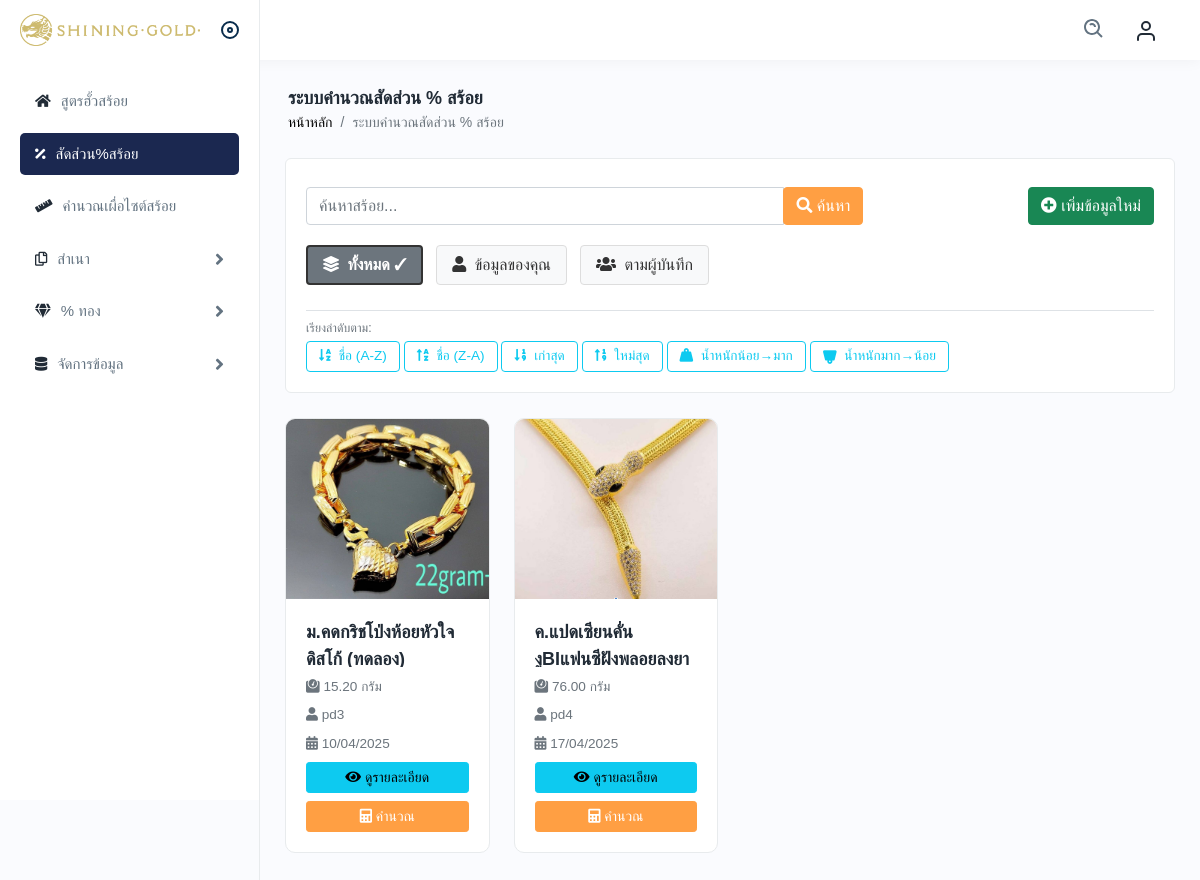
The app's page /per_necklace_calculator_index.php (signed in), older data.
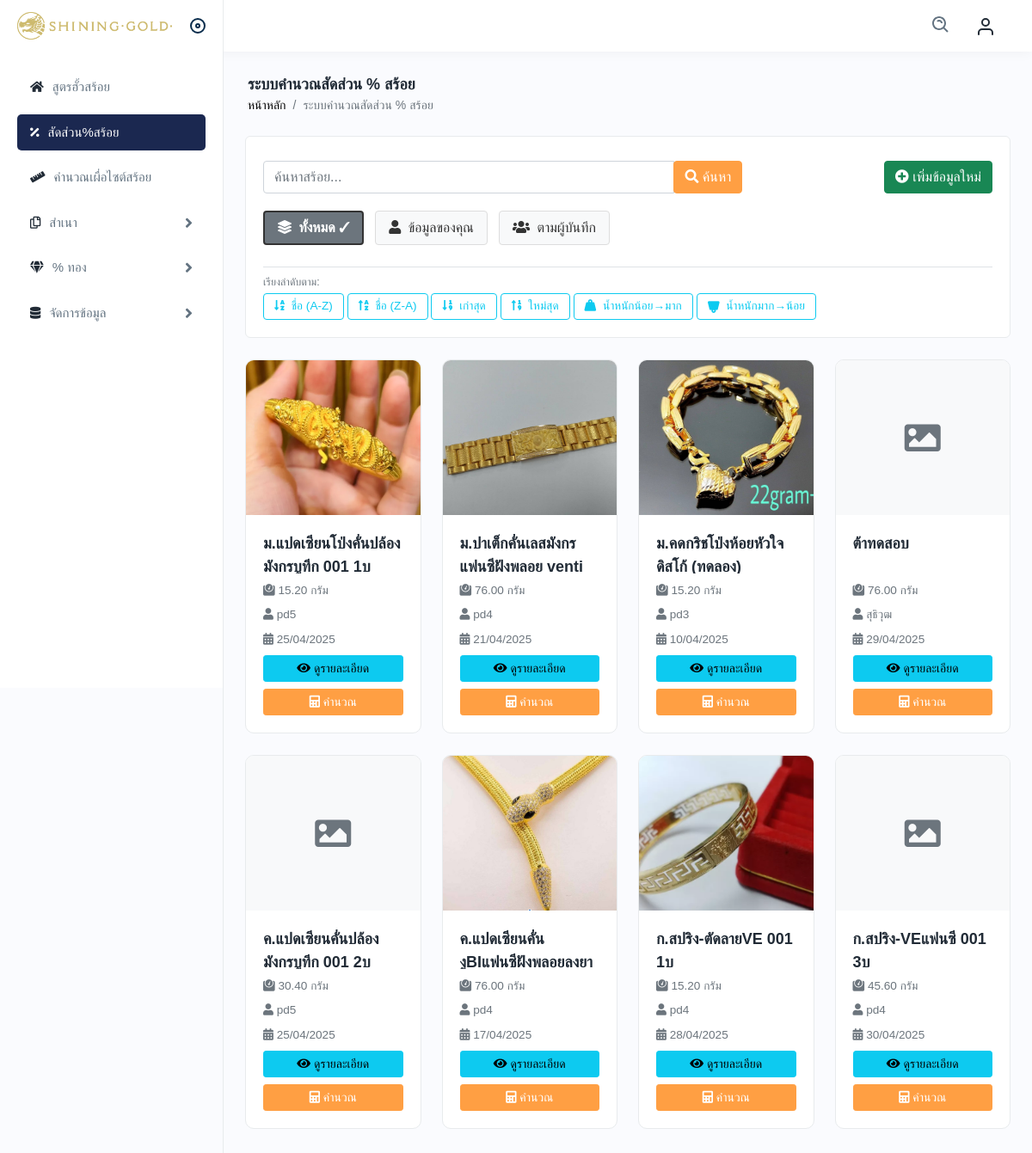
The same page, newer data.
### tables this page shows
CREATE TABLE `percent_necklace` (
  `pn_id` int NOT NULL,
  `pn_name` varchar(255) NOT NULL,
  `pn_grams` decimal(10,2) NOT NULL,
  `image` varchar(255) DEFAULT NULL,
  `users_id` int DEFAULT NULL,
  `pn_status` enum('master','copy') NOT NULL,
  `updated_at` timestamp NOT NULL DEFAULT CURRENT_TIMESTAMP
);

CREATE TABLE `users` (
  `users_id` int UNSIGNED NOT NULL,
  `first_name` varchar(50) NOT NULL,
  `last_name` varchar(50) NOT NULL,
  `username` varchar(50) NOT NULL,
  `password` varchar(255) NOT NULL,
  `users_level` enum('User','Admin') NOT NULL,
  `users_depart` varchar(30) NOT NULL,
  `users_status` enum('Enable','Disable') NOT NULL
);

### functions/management_percent_necklace.php (called while the page is built, shortened)
<?php
function get_percent_necklace($pdo)
{
    $sql = "SELECT pn.pn_id, pn.pn_name, pn.pn_grams, pn.image, u.first_name, pn.users_id, updated_at
        FROM percent_necklace pn
        LEFT JOIN users u ON pn.users_id = u.users_id
        WHERE pn.pn_status = 'master'
        ORDER BY pn.pn_name DESC";
    $stmt = $pdo->prepare($sql);
    $stmt->execute();
    return $stmt->fetchAll(PDO::FETCH_ASSOC);
}

### per_necklace_calculator_index.php (the view, shortened to what this page needs)
<?php
require 'config/db_connect.php';
require 'functions/management_percent_necklace.php';
$percent_necklaces = get_percent_necklace($pdo);
?>
<!DOCTYPE html>
<html lang="en">
<head>
    <link rel="stylesheet" href="assets/css/bootstrap.min.css" />
    <link rel="stylesheet" href="assets/css/animate.css" />
    <link rel="stylesheet" href="assets/plugins/fontawesome/css/fontawesome.min.css" />
    <link rel="stylesheet" href="assets/plugins/fontawesome/css/all.min.css" />
    <link rel="stylesheet" href="assets/plugins/select2/css/select2.min.css">
    <link rel="stylesheet" href="assets/css/dataTables.bootstrap4.min.css">
    <link rel="stylesheet" href="assets/css/style.css" />
    <link rel="stylesheet" href="https://cdn.jsdelivr.net/npm/sweetalert2@11/dist/sweetalert2.min.css" />
    <link rel="stylesheet" href="https://cdnjs.cloudflare.com/ajax/libs/bootstrap-datepicker/1.9.0/css/bootstrap-datepicker.min.css" />
</head>
<body>
    <div class="main-wrapper">
        <?php include 'include/header.php'; ?>
        <?php include 'include/sidebar.php'; ?>
        <div class="page-wrapper">
            <div class="content container-fluid">
                <div class="page-header">
                    <div class="row">
                        <div class="col">
                            <h3 class="page-title">ระบบคำนวณสัดส่วน % สร้อย</h3>
                            <ul class="breadcrumb">
                                <li class="breadcrumb-item"><a href="index.php">หน้าหลัก</a></li>
                                <li class="breadcrumb-item active">ระบบคำนวณสัดส่วน % สร้อย</li>
                            </ul>
                        </div>
                    </div>
                </div>
                <div class="card">
                    <div class="card-body">
                        <div class="search-container">
                            <div class="row">
                                <div class="col-md-8 mt-2">
                                    <div class="input-group">
                                        <input type="text" class="form-control" id="searchInput" placeholder="ค้นหาสร้อย...">
                                        <div class="input-group-append">
                                            <button class="btn btn-primary" type="button">
                                                <i class="fas fa-search"></i> ค้นหา
                                            </button>
                                        </div>
                                    </div>
                                </div>
                                <div class="col-md-4 mt-2 text-end">
                                    <a href="percent_necklace_management.php" class="btn btn-success">
                                        <i class="fas fa-plus-circle"></i> เพิ่มข้อมูลใหม่
                                    </a>
                                </div>
                            </div>
                        </div>
                        <div class="filter-buttons">
                            <button class="btn btn-outline-secondary btn-filter active" data-filter="all">
                                <i class="fas fa-layer-group me-1"></i> ทั้งหมด
                            </button>
                            <button class="btn btn-outline-secondary btn-filter" data-filter="your">
                                <i class="fas fa-user me-1"></i> ข้อมูลของคุณ
                            </button>
                            <button class="btn btn-outline-secondary btn-filter" data-filter="by-creator">
                                <i class="fas fa-users me-1"></i> ตามผู้บันทึก
                            </button>
                        </div>
                        <div class="border-top my-2 mt-2 w-100"></div>
                        <div class="w-100 mb-1 text-secondary small">เรียงลำดับตาม:</div>
                        <button class="btn btn-outline-info btn-sort" data-sort="name-asc">
                            <i class="fas fa-sort-alpha-down me-1"></i> ชื่อ (A-Z)
                        </button>
                        <button class="btn btn-outline-info btn-sort" data-sort="name-desc">
                            <i class="fas fa-sort-alpha-up me-1"></i> ชื่อ (Z-A)
                        </button>
                        <button class="btn btn-outline-info btn-sort" data-sort="date-asc">
                            <i class="fas fa-sort-numeric-down me-1"></i> เก่าสุด
                        </button>
                        <button class="btn btn-outline-info btn-sort" data-sort="date-desc">
                            <i class="fas fa-sort-numeric-up me-1"></i> ใหม่สุด
                        </button>
                        <button class="btn btn-outline-info btn-sort" data-sort="grams-asc">
                            <i class="fas fa-weight-hanging me-1"></i> น้ำหนักน้อย→มาก
                        </button>
                        <button class="btn btn-outline-info btn-sort" data-sort="grams-desc">
                            <i class="fas fa-weight-hanging fa-flip-vertical me-1"></i> น้ำหนักมาก→น้อย
                        </button>
                    </div>
                </div>
                <div class="row" id="necklaceContainer">
                    <?php foreach ($percent_necklaces as $necklace) : ?>
                        <div class="col-md-3 col-sm-6 necklace-item" data-name="<?php echo htmlspecialchars($necklace['pn_name']); ?>" data-date="<?php echo $necklace['updated_at']; ?>" data-creator="<?php echo $necklace['users_id']; ?>" data-grams="<?php echo $necklace['pn_grams']; ?>">
                            <div class="card necklace-card">
                                <div class="card-img-container">
                                    <?php if (!empty($necklace['image'])) : ?>
                                        <img src="uploads/img/percent_necklace/<?php echo htmlspecialchars($necklace['image']); ?>" class="card-img-top" alt="<?php echo htmlspecialchars($necklace['pn_name']); ?>" onclick="showFullImage('uploads/img/percent_necklace/<?php echo htmlspecialchars($necklace['image']); ?>', '<?php echo htmlspecialchars($necklace['pn_name']); ?>')">
                                    <?php else : ?>
                                        <div class="no-image">
                                            <i class="fas fa-image fa-3x"></i>
                                        </div>
                                    <?php endif; ?>
                                </div>
                                <div class="card-body">
                                    <h5 class="card-title necklace-title"><?php echo htmlspecialchars($necklace['pn_name']); ?></h5>
                                    <div class="card-text">
                                        <div class="meta-info mb-2">
                                            <i class="fas fa-weight"></i> <?php echo number_format(floatval($necklace['pn_grams']), 2); ?> กรัม
                                        </div>
                                        <div class="meta-info mb-2">
                                            <i class="fas fa-user"></i> <?php echo htmlspecialchars($necklace['first_name'] ?? 'ไม่ระบุ'); ?>
                                        </div>
                                        <div class="meta-info mb-2">
                                            <i class="fas fa-calendar-alt"></i> <?php echo date('d/m/Y', strtotime($necklace['updated_at'])); ?>
                                        </div>
                                        <div class="d-grid gap-2">
                                            <button class="btn btn-info btn-sm" onclick="viewPercent(<?php echo $necklace['pn_id']; ?>)">
                                                <i class="fas fa-eye"></i> ดูรายละเอียด
                                            </button>
                                            <a href="percent_necklace.php?pn_id=<?php echo $necklace['pn_id']; ?>" class="btn btn-primary btn-sm">
                                                <i class="fas fa-calculator"></i> คำนวณ
                                            </a>
                                        </div>
                                    </div>
                                </div>
                            </div>
                        </div>
                    <?php endforeach; ?>
                </div>
            </div>
        </div>
    </div>
</body>
</html>

### include/header.php (shortened to what this page needs)
<div class="header">
    <div class="header-left ">
        <a href="index.php" class="logo"><img src="assets/img/logo.png" alt="" /></a>
        <a id="toggle_btn" href="javascript:void(0);"> </a>
    </div>
    <ul class="nav user-menu">
        <li class="nav-item">
            <div class="top-nav-search">
                <form action="search.php" method="post">
                    <button class="btn" id="searchdiv" type="submit"><img src="assets/img/icons/search.svg" alt="img"></button>
                </form>
            </div>
        </li>
        <?php if (isset($_SESSION['recipenecklace_users_id'])): ?>
            <li class="nav-item dropdown has-arrow main-drop">
                <a href="javascript:void(0);" class="dropdown-toggle nav-link userset" data-bs-toggle="dropdown">
                    <span class="user-img">
                        <i class="me-2" data-feather="user"></i>
                    </span>
                </a>
            </li>
        <?php endif; ?>
    </ul>
</div>

### include/sidebar.php (shortened to what this page needs)
<div class="sidebar" id="sidebar">
    <div class="sidebar-inner slimscroll">
        <div id="sidebar-menu" class="sidebar-menu">
            <ul>
                <li>
                    <a href="index.php">
                        <i class="fas fa-home"></i>
                        <span>สูตรฮั้วสร้อย</span>
                    </a>
                </li>
                <li>
                    <a href="per_necklace_calculator_index.php">
                        <i class="fas fa-percentage"></i>
                        <span>สัดส่วน%สร้อย</span>
                    </a>
                </li>
                <li>
                    <a href="incaseofsize.php">
                        <i class="fas fa-ruler"></i>
                        <span>คำนวณเผื่อไซต์สร้อย</span>
                    </a>
                </li>
                <li class="submenu">
                    <a href="javascript:void(0);">
                        <i class="far fa-copy"></i>
                        <span>สำเนา</span>
                        <span class="menu-arrow"></span>
                    </a>
                </li>
                <li class="submenu">
                    <a href="javascript:void(0);">
                        <i class="fas fa-gem"></i>
                        <span>% ทอง</span>
                        <span class="menu-arrow"></span>
                    </a>
                </li>
                <li class="submenu">
                    <a href="javascript:void(0);">
                        <i class="fas fa-database"></i>
                        <span>จัดการข้อมูล</span>
                        <span class="menu-arrow"></span>
                    </a>
                </li>
            </ul>
        </div>
    </div>
</div>

### per_necklace_calculator_index.php (style rules this page uses)
.necklace-card { transition: transform 0.3s ease, box-shadow 0.3s ease; margin-bottom: 25px; border-radius: 10px; overflow: hidden; }
.card-img-top { height: 180px; object-fit: cover; background-color: #f8f9fa; }
.card-img-container { position: relative; overflow: hidden; height: 180px; }
.no-image { display: flex; height: 180px; align-items: center; justify-content: center; background-color: #f8f9fa; color: #6c757d; }
.card-body { padding: 15px; }
.necklace-title { font-weight: 600; margin-bottom: 8px; height: 48px; overflow: hidden; display: -webkit-box; -webkit-box-orient: vertical; }
.meta-info { color: #6c757d; font-size: 0.85rem; }
.search-container { margin-bottom: 20px; }
.filter-buttons { margin-bottom: 20px; display: flex; flex-wrap: wrap; gap: 8px; }
.filter-buttons .btn { margin-right: 5px; margin-bottom: 5px; }
.btn-filter { background-color: #f8f9fa; color: #333; border: 1px solid #ddd; padding: 6px 15px; position: relative; }
.btn-filter.active { font-weight: bold; border-width: 2px; border-color: #333; box-shadow: none; }
.btn-filter.active::after { content: " ✓"; }
.btn-sort { padding: 4px 12px; font-size: 0.85rem; }

Row changes from the older to the newer data that the page shows:
added percent_necklace: image (picture), pn_name "ม.แปดเซียนโป่งคั่นปล้องมังกรบูทีก 001 1บ", pn_grams "15.20", users.first_name "pd5", updated_at "25/04/2025"
added percent_necklace: image (picture), pn_name "ม.ปาเต็กคั่นเลสมังกรแฟนซีฝังพลอย venti…", pn_grams "76.00", users.first_name "pd4", updated_at "21/04/2025"
added percent_necklace: pn_name "ต้าทดสอบ", pn_grams "76.00", users.first_name "สุธิวุฒ", updated_at "29/04/2025"
added percent_necklace: pn_name "ค.แปดเซียนคั่นปล้องมังกรบูทีก 001 2บ", pn_grams "30.40", users.first_name "pd5", updated_at "25/04/2025"
added percent_necklace: image (picture), pn_name "ก.สปริง-ตัดลายVE 001 1บ", pn_grams "15.20", users.first_name "pd4", updated_at "28/04/2025"
added percent_necklace: pn_name "ก.สปริง-VEแฟนซี 001 3บ", pn_grams "45.60", users.first_name "pd4", updated_at "30/04/2025"
